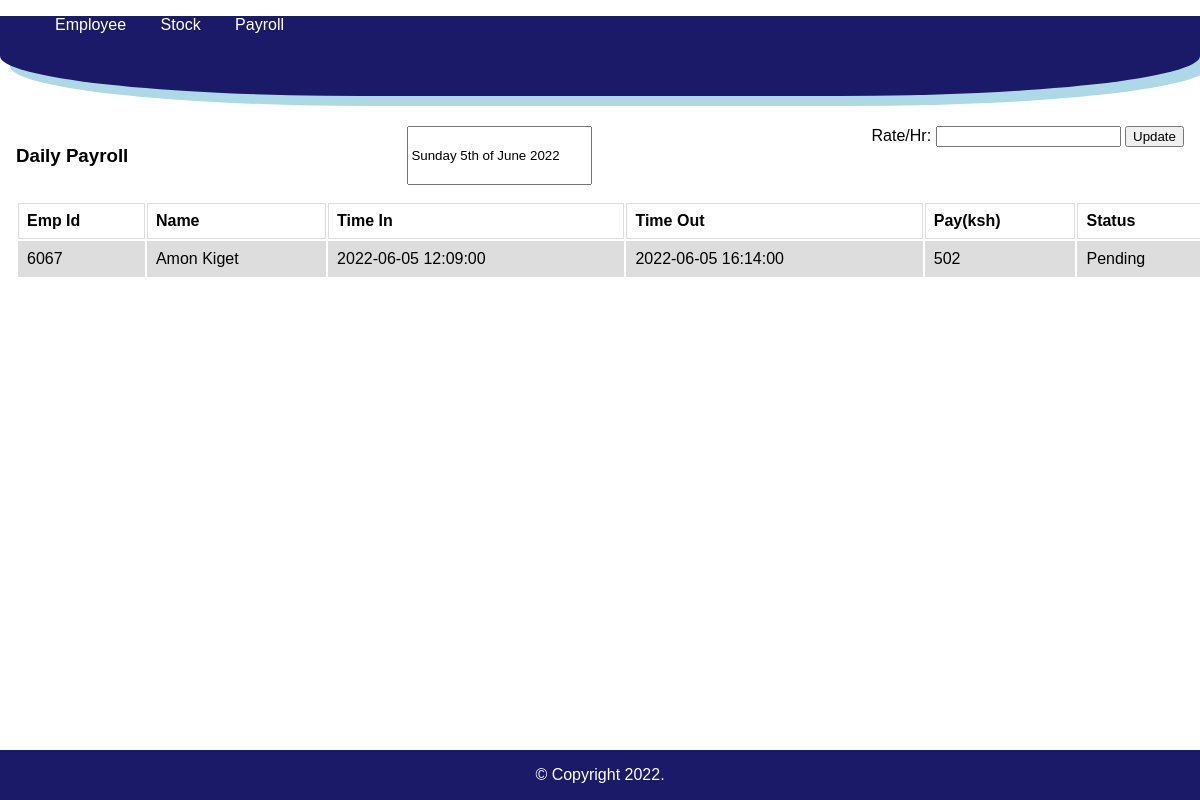
The page /payroll.php on the database its author committed.
### tables this page shows
CREATE TABLE `user` (
  `id` int NOT NULL,
  `fullName` varchar(255) DEFAULT NULL,
  `identificationNumber` int DEFAULT NULL,
  `department` varchar(255) DEFAULT NULL,
  `typeOfEmployee` varchar(255) DEFAULT NULL,
  `timeIn` datetime DEFAULT NULL,
  `time_out` datetime DEFAULT NULL,
  `created_at` datetime NOT NULL DEFAULT CURRENT_TIMESTAMP
);

CREATE TABLE `pay` (
  `id` int NOT NULL,
  `pay` int DEFAULT NULL,
  `created_at` datetime NOT NULL DEFAULT CURRENT_TIMESTAMP
);

### payroll.php (the view, shortened to what this page needs)
<!DOCTYPE html>
<html lang="en">
<head>
    <link rel="stylesheet" type="text/css" href="css/style.css">
</head>
<body>
<div class="container">
<?php include 'include/header.php'; ?>
<section class="payroll">
<div class="flex-payroll">
    <h3>Daily Payroll</h3>
    <input value="<?php echo date("l jS \of F Y"); ?>">
    <form action="" method="POST">
        Rate/Hr: <input type="number" name="rate" value="<?php echo isset($_POST['rate']) ?? ''; ?>">
        <button type="submit" name="update">Update</button>
    </form>
</div>
</section>
<div class="table">
    <table>
        <tr>
            <th>Emp Id</th>
            <th>Name</th>
            <th>Time In</th>
            <th>Time Out</th>
            <th>Pay(ksh)</th>
            <th>Status</th>
        </tr>
        <?php
            include 'include/config.php';
            $payroll_sql = "SELECT identificationNumber, fullName, timeIn, time_out FROM user ORDER BY id DESC";
            $payroll_result = $conn->query($payroll_sql);
            $payroll_data = mysqli_fetch_array($payroll_result, MYSQLI_ASSOC);
            $diff = strtotime($payroll_data['time_out']) - strtotime($payroll_data['timeIn']);
            $hours = $diff / (60 * 60);
        ?>
        <?php
        for($i = 0; $i < count($payroll_data); $i++) {
        echo "<tr>";
            echo "<td>";
            echo $payroll_data['identificationNumber'];
            echo "</td>";
            echo "<td>"; echo $payroll_data['fullName']; echo "</td>";
            echo "<td>"; echo $payroll_data['timeIn']; echo "</td>";
            echo "<td>"; echo $payroll_data['time_out']; echo "</td>";
            echo "<td>";
            if(isset($_POST['update']))
            {
                $rate = $_POST['rate'];
                $pay =  round($rate * $hours);
                echo $pay;
            }else
            {
                $fetch_pay_sql = "SELECT pay FROM pay ORDER BY id DESC LIMIT 1";
                $fetch_result = $conn->query($fetch_pay_sql);
                $payroll_pay = mysqli_fetch_array($fetch_result);
                echo $payroll_pay['pay'];
            }
            echo "</td>";
            echo "<td>"; echo "Pending"; echo "</td>";
        echo "</tr>";
       break;
        }
        ?>
    </table>
</div>
</div>
<?php include 'include/footer.php'; ?>
</body>
</html>

### include/header.php
<nav class="navbar">
        <ul>
            <li><a href="index.php">Employee</a></li>
            <li><a href="new_stock.php">Stock</a></li>
            <li><a href="payroll.php">Payroll</a></li>
        </ul>
</nav>

### include/footer.php
<div class="footer">
        <p>&copy Copyright 2022.</p>
</div>

### css/style.css (style rules this page uses)
body { margin: 0px; background-color: white; font-family: 'Franklin Gothic Medium', 'Arial Narrow', Arial, sans-serif; }
.navbar { background-color: rgb(26, 26, 105); text-decoration: none; height: 5rem; width: 100%; box-shadow: 10px 10px lightblue; border-bottom-left-radius: 30% 50%; border-bottom-right-radius: 30% 50%; }
ul li { padding-top: 10px; display: inline; padding: 15px; list-style: none; text-decoration: none; }
a { text-decoration: none; color:#fff; }
.payroll { margin-top: 30px; }
.flex-payroll { display: flex; justify-content: space-between; margin: 1rem; }
table { margin: 1rem; width: 100%; }
td, th { border: 1px solid #dddddd; text-align: left; padding: 8px; }
tr:nth-child(even) { background-color: #dddddd; }
.footer { margin-top: 300px; text-align: center; background-color: rgb(26, 26, 105); color: #fff; width: 100%; position: fixed; bottom: 0; }

### rows shown on the page
user: identificationNumber "6067", fullName "Amon Kiget", timeIn "2022-06-05 12:09:00", time_out "2022-06-05 16:14:00", pay.pay "502"
